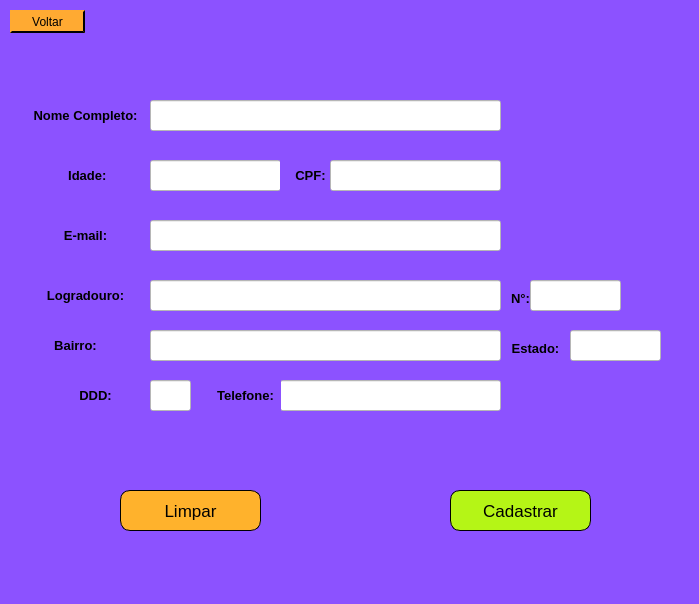
<?xml version="1.0" encoding="UTF-8"?>
<ui version="4.0">
 <class>Cadastro</class>
 <widget class="QMainWindow" name="Cadastro">
  <property name="geometry">
   <rect>
    <x>0</x>
    <y>0</y>
    <width>699</width>
    <height>604</height>
   </rect>
  </property>
  <property name="windowTitle">
   <string>Cadastrar</string>
  </property>
  <property name="styleSheet">
   <string notr="true">background-color: rgb(140, 82, 255);</string>
  </property>
  <widget class="QWidget" name="centralwidget">
   <widget class="QLineEdit" name="TxtNome">
    <property name="geometry">
     <rect>
      <x>150</x>
      <y>100</y>
      <width>351</width>
      <height>31</height>
     </rect>
    </property>
    <property name="styleSheet">
     <string notr="true">background-color: rgb(255, 255, 255);</string>
    </property>
    <property name="text">
     <string/>
    </property>
   </widget>
   <widget class="QLabel" name="LblNome">
    <property name="geometry">
     <rect>
      <x>30</x>
      <y>100</y>
      <width>111</width>
      <height>31</height>
     </rect>
    </property>
    <property name="font">
     <font>
      <pointsize>10</pointsize>
      <weight>75</weight>
      <bold>true</bold>
     </font>
    </property>
    <property name="cursor">
     <cursorShape>WaitCursor</cursorShape>
    </property>
    <property name="styleSheet">
     <string notr="true">color: rgb(0, 0, 0);

color: rgb(0, 0, 0);</string>
    </property>
    <property name="text">
     <string> Nome Completo:</string>
    </property>
   </widget>
   <widget class="QPushButton" name="BtnCadastrar">
    <property name="geometry">
     <rect>
      <x>450</x>
      <y>490</y>
      <width>141</width>
      <height>41</height>
     </rect>
    </property>
    <property name="font">
     <font>
      <pointsize>13</pointsize>
     </font>
    </property>
    <property name="styleSheet">
     <string notr="true">color: rgb(0, 0, 0);
background-color: rgb(181, 245, 22);
border-radius: 10px;
border-width: 1px;
border-style: inset;
color: rgb(0, 0, 0);</string>
    </property>
    <property name="text">
     <string>Cadastrar</string>
    </property>
   </widget>
   <widget class="QLineEdit" name="TxtIdade">
    <property name="geometry">
     <rect>
      <x>150</x>
      <y>160</y>
      <width>131</width>
      <height>31</height>
     </rect>
    </property>
    <property name="styleSheet">
     <string notr="true">background-color: rgb(255, 255, 255);</string>
    </property>
    <property name="text">
     <string/>
    </property>
   </widget>
   <widget class="QLabel" name="LblIdade">
    <property name="geometry">
     <rect>
      <x>40</x>
      <y>160</y>
      <width>91</width>
      <height>31</height>
     </rect>
    </property>
    <property name="font">
     <font>
      <pointsize>10</pointsize>
      <weight>75</weight>
      <bold>true</bold>
     </font>
    </property>
    <property name="cursor">
     <cursorShape>WaitCursor</cursorShape>
    </property>
    <property name="styleSheet">
     <string notr="true">color: rgb(0, 0, 0);</string>
    </property>
    <property name="text">
     <string> Idade:</string>
    </property>
    <property name="alignment">
     <set>Qt::AlignCenter</set>
    </property>
   </widget>
   <widget class="QLabel" name="LblBairro">
    <property name="geometry">
     <rect>
      <x>30</x>
      <y>330</y>
      <width>91</width>
      <height>31</height>
     </rect>
    </property>
    <property name="font">
     <font>
      <pointsize>10</pointsize>
      <weight>75</weight>
      <bold>true</bold>
     </font>
    </property>
    <property name="cursor">
     <cursorShape>WaitCursor</cursorShape>
    </property>
    <property name="styleSheet">
     <string notr="true">color: rgb(0, 0, 0);

color: rgb(0, 0, 0);</string>
    </property>
    <property name="text">
     <string>Bairro:</string>
    </property>
    <property name="alignment">
     <set>Qt::AlignCenter</set>
    </property>
   </widget>
   <widget class="QLineEdit" name="TxtBairro">
    <property name="geometry">
     <rect>
      <x>150</x>
      <y>330</y>
      <width>351</width>
      <height>31</height>
     </rect>
    </property>
    <property name="styleSheet">
     <string notr="true">background-color: rgb(255, 255, 255);</string>
    </property>
    <property name="text">
     <string/>
    </property>
   </widget>
   <widget class="QLabel" name="LblNumero">
    <property name="geometry">
     <rect>
      <x>510</x>
      <y>290</y>
      <width>21</width>
      <height>16</height>
     </rect>
    </property>
    <property name="font">
     <font>
      <pointsize>10</pointsize>
      <weight>75</weight>
      <bold>true</bold>
     </font>
    </property>
    <property name="cursor">
     <cursorShape>WaitCursor</cursorShape>
    </property>
    <property name="layoutDirection">
     <enum>Qt::LeftToRight</enum>
    </property>
    <property name="styleSheet">
     <string notr="true">color: rgb(0, 0, 0);

color: rgb(0, 0, 0);</string>
    </property>
    <property name="text">
     <string>N°:</string>
    </property>
    <property name="alignment">
     <set>Qt::AlignCenter</set>
    </property>
   </widget>
   <widget class="QLineEdit" name="TxtNumero">
    <property name="geometry">
     <rect>
      <x>530</x>
      <y>280</y>
      <width>91</width>
      <height>31</height>
     </rect>
    </property>
    <property name="styleSheet">
     <string notr="true">background-color: rgb(255, 255, 255);</string>
    </property>
    <property name="text">
     <string/>
    </property>
   </widget>
   <widget class="QPushButton" name="BtnLimpar">
    <property name="geometry">
     <rect>
      <x>120</x>
      <y>490</y>
      <width>141</width>
      <height>41</height>
     </rect>
    </property>
    <property name="font">
     <font>
      <pointsize>13</pointsize>
     </font>
    </property>
    <property name="styleSheet">
     <string notr="true">color: rgb(0, 0, 0);

background-color: rgb(255, 178, 44);
border-radius: 10px;
border-width: 1px;
border-style: inset;
color: rgb(0, 0, 0);</string>
    </property>
    <property name="text">
     <string>Limpar</string>
    </property>
   </widget>
   <widget class="QLabel" name="LblCpf">
    <property name="geometry">
     <rect>
      <x>280</x>
      <y>160</y>
      <width>61</width>
      <height>31</height>
     </rect>
    </property>
    <property name="font">
     <font>
      <pointsize>10</pointsize>
      <weight>75</weight>
      <bold>true</bold>
     </font>
    </property>
    <property name="cursor">
     <cursorShape>WaitCursor</cursorShape>
    </property>
    <property name="styleSheet">
     <string notr="true">color: rgb(0, 0, 0);</string>
    </property>
    <property name="text">
     <string>CPF:</string>
    </property>
    <property name="alignment">
     <set>Qt::AlignCenter</set>
    </property>
   </widget>
   <widget class="QLineEdit" name="TxtCpf">
    <property name="geometry">
     <rect>
      <x>330</x>
      <y>160</y>
      <width>171</width>
      <height>31</height>
     </rect>
    </property>
    <property name="styleSheet">
     <string notr="true">background-color: rgb(255, 255, 255);</string>
    </property>
    <property name="text">
     <string/>
    </property>
   </widget>
   <widget class="QLabel" name="LblEndereco_2">
    <property name="geometry">
     <rect>
      <x>40</x>
      <y>280</y>
      <width>91</width>
      <height>31</height>
     </rect>
    </property>
    <property name="font">
     <font>
      <pointsize>10</pointsize>
      <weight>75</weight>
      <bold>true</bold>
     </font>
    </property>
    <property name="cursor">
     <cursorShape>WaitCursor</cursorShape>
    </property>
    <property name="styleSheet">
     <string notr="true">color: rgb(0, 0, 0);

color: rgb(0, 0, 0);</string>
    </property>
    <property name="text">
     <string>Logradouro:</string>
    </property>
    <property name="alignment">
     <set>Qt::AlignCenter</set>
    </property>
   </widget>
   <widget class="QLineEdit" name="TxtLogradouro">
    <property name="geometry">
     <rect>
      <x>150</x>
      <y>280</y>
      <width>351</width>
      <height>31</height>
     </rect>
    </property>
    <property name="styleSheet">
     <string notr="true">background-color: rgb(255, 255, 255);</string>
    </property>
    <property name="text">
     <string/>
    </property>
   </widget>
   <widget class="QLabel" name="LblEndereco_3">
    <property name="geometry">
     <rect>
      <x>40</x>
      <y>220</y>
      <width>91</width>
      <height>31</height>
     </rect>
    </property>
    <property name="font">
     <font>
      <pointsize>10</pointsize>
      <weight>75</weight>
      <bold>true</bold>
     </font>
    </property>
    <property name="cursor">
     <cursorShape>WaitCursor</cursorShape>
    </property>
    <property name="styleSheet">
     <string notr="true">color: rgb(0, 0, 0);

color: rgb(0, 0, 0);</string>
    </property>
    <property name="text">
     <string>E-mail:</string>
    </property>
    <property name="alignment">
     <set>Qt::AlignCenter</set>
    </property>
   </widget>
   <widget class="QLineEdit" name="TxtEmail">
    <property name="geometry">
     <rect>
      <x>150</x>
      <y>220</y>
      <width>351</width>
      <height>31</height>
     </rect>
    </property>
    <property name="styleSheet">
     <string notr="true">background-color: rgb(255, 255, 255);</string>
    </property>
    <property name="text">
     <string/>
    </property>
   </widget>
   <widget class="QLineEdit" name="TxtTelefone">
    <property name="geometry">
     <rect>
      <x>280</x>
      <y>380</y>
      <width>221</width>
      <height>31</height>
     </rect>
    </property>
    <property name="styleSheet">
     <string notr="true">background-color: rgb(255, 255, 255);</string>
    </property>
    <property name="text">
     <string/>
    </property>
   </widget>
   <widget class="QLabel" name="LblTelefone">
    <property name="geometry">
     <rect>
      <x>210</x>
      <y>380</y>
      <width>71</width>
      <height>31</height>
     </rect>
    </property>
    <property name="font">
     <font>
      <pointsize>10</pointsize>
      <weight>75</weight>
      <bold>true</bold>
     </font>
    </property>
    <property name="cursor">
     <cursorShape>WaitCursor</cursorShape>
    </property>
    <property name="styleSheet">
     <string notr="true">color: rgb(0, 0, 0);

color: rgb(0, 0, 0);</string>
    </property>
    <property name="text">
     <string>Telefone:</string>
    </property>
    <property name="alignment">
     <set>Qt::AlignCenter</set>
    </property>
   </widget>
   <widget class="QPushButton" name="BtnVoltar">
    <property name="geometry">
     <rect>
      <x>10</x>
      <y>10</y>
      <width>75</width>
      <height>23</height>
     </rect>
    </property>
    <property name="styleSheet">
     <string notr="true">background-color: rgb(255, 170, 50);
border-radius: 30px;
border-width: 2px;
border-style: inset;</string>
    </property>
    <property name="text">
     <string>Voltar</string>
    </property>
    <property name="icon">
     <iconset>
      <normaloff>../../../../Downloads/botao-voltar.png</normaloff>../../../../Downloads/botao-voltar.png</iconset>
    </property>
   </widget>
   <widget class="QLineEdit" name="Txtddd">
    <property name="geometry">
     <rect>
      <x>150</x>
      <y>380</y>
      <width>41</width>
      <height>31</height>
     </rect>
    </property>
    <property name="styleSheet">
     <string notr="true">background-color: rgb(255, 255, 255);</string>
    </property>
    <property name="text">
     <string/>
    </property>
   </widget>
   <widget class="QLabel" name="Lblddd">
    <property name="geometry">
     <rect>
      <x>70</x>
      <y>380</y>
      <width>51</width>
      <height>31</height>
     </rect>
    </property>
    <property name="font">
     <font>
      <pointsize>10</pointsize>
      <weight>75</weight>
      <bold>true</bold>
     </font>
    </property>
    <property name="cursor">
     <cursorShape>WaitCursor</cursorShape>
    </property>
    <property name="styleSheet">
     <string notr="true">color: rgb(0, 0, 0);

color: rgb(0, 0, 0);</string>
    </property>
    <property name="text">
     <string>DDD:</string>
    </property>
    <property name="alignment">
     <set>Qt::AlignCenter</set>
    </property>
   </widget>
   <widget class="QLineEdit" name="TxtEstado">
    <property name="geometry">
     <rect>
      <x>570</x>
      <y>330</y>
      <width>91</width>
      <height>31</height>
     </rect>
    </property>
    <property name="styleSheet">
     <string notr="true">background-color: rgb(255, 255, 255);</string>
    </property>
    <property name="text">
     <string/>
    </property>
   </widget>
   <widget class="QLabel" name="LblEstado">
    <property name="geometry">
     <rect>
      <x>510</x>
      <y>340</y>
      <width>51</width>
      <height>16</height>
     </rect>
    </property>
    <property name="font">
     <font>
      <pointsize>10</pointsize>
      <weight>75</weight>
      <bold>true</bold>
     </font>
    </property>
    <property name="cursor">
     <cursorShape>WaitCursor</cursorShape>
    </property>
    <property name="layoutDirection">
     <enum>Qt::LeftToRight</enum>
    </property>
    <property name="styleSheet">
     <string notr="true">color: rgb(0, 0, 0);

color: rgb(0, 0, 0);</string>
    </property>
    <property name="text">
     <string>Estado:</string>
    </property>
    <property name="alignment">
     <set>Qt::AlignCenter</set>
    </property>
   </widget>
   <widget class="QLabel" name="label_2">
    <property name="geometry">
     <rect>
      <x>0</x>
      <y>0</y>
      <width>701</width>
      <height>581</height>
     </rect>
    </property>
    <property name="text">
     <string/>
    </property>
    <property name="pixmap">
     <pixmap>../../Downloads/WhatsApp Image 2022-12-04 at 20.17.53.jpeg</pixmap>
    </property>
    <property name="scaledContents">
     <bool>true</bool>
    </property>
   </widget>
   <zorder>label_2</zorder>
   <zorder>TxtNome</zorder>
   <zorder>LblNome</zorder>
   <zorder>BtnCadastrar</zorder>
   <zorder>TxtIdade</zorder>
   <zorder>LblIdade</zorder>
   <zorder>LblBairro</zorder>
   <zorder>TxtBairro</zorder>
   <zorder>LblNumero</zorder>
   <zorder>TxtNumero</zorder>
   <zorder>BtnLimpar</zorder>
   <zorder>LblCpf</zorder>
   <zorder>TxtCpf</zorder>
   <zorder>LblEndereco_2</zorder>
   <zorder>TxtLogradouro</zorder>
   <zorder>LblEndereco_3</zorder>
   <zorder>TxtEmail</zorder>
   <zorder>TxtTelefone</zorder>
   <zorder>LblTelefone</zorder>
   <zorder>BtnVoltar</zorder>
   <zorder>Txtddd</zorder>
   <zorder>Lblddd</zorder>
   <zorder>TxtEstado</zorder>
   <zorder>LblEstado</zorder>
  </widget>
  <widget class="QStatusBar" name="statusbar"/>
 </widget>
 <resources/>
 <connections/>
</ui>
